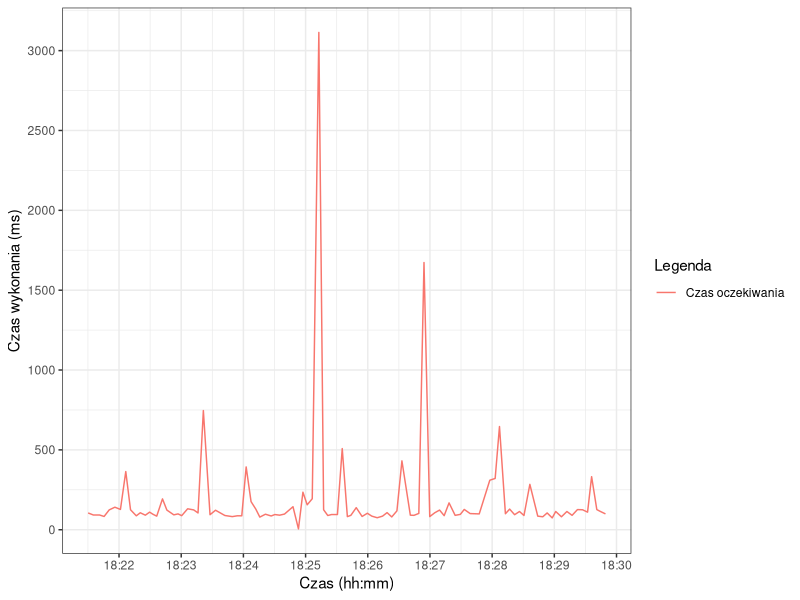

Write R code to recreate this figure.
library("ggplot2")
library("scales")

png(filename="innertia.png", width=640, height=480)

dat = read.csv("combined.csv")
dat$time = as.POSIXct(dat$time_step1, format = "%Y-%m-%dT%H:%M:%OSZ")
dat$inertia =  abs((dat$duration_overall - dat$duration_step1 - dat$duration_step2))

ggplot(data=dat, aes(time)) +
theme_bw() +
scale_x_datetime(labels = date_format("%H:%M"), breaks = pretty_breaks(n=10)) +
scale_y_continuous(breaks=pretty_breaks(n=10)) +
labs(x = "Czas (hh:mm)", y = "Czas wykonania (ms)", color = "Legenda") +
geom_line(aes(y = inertia, color = "Czas oczekiwania"))